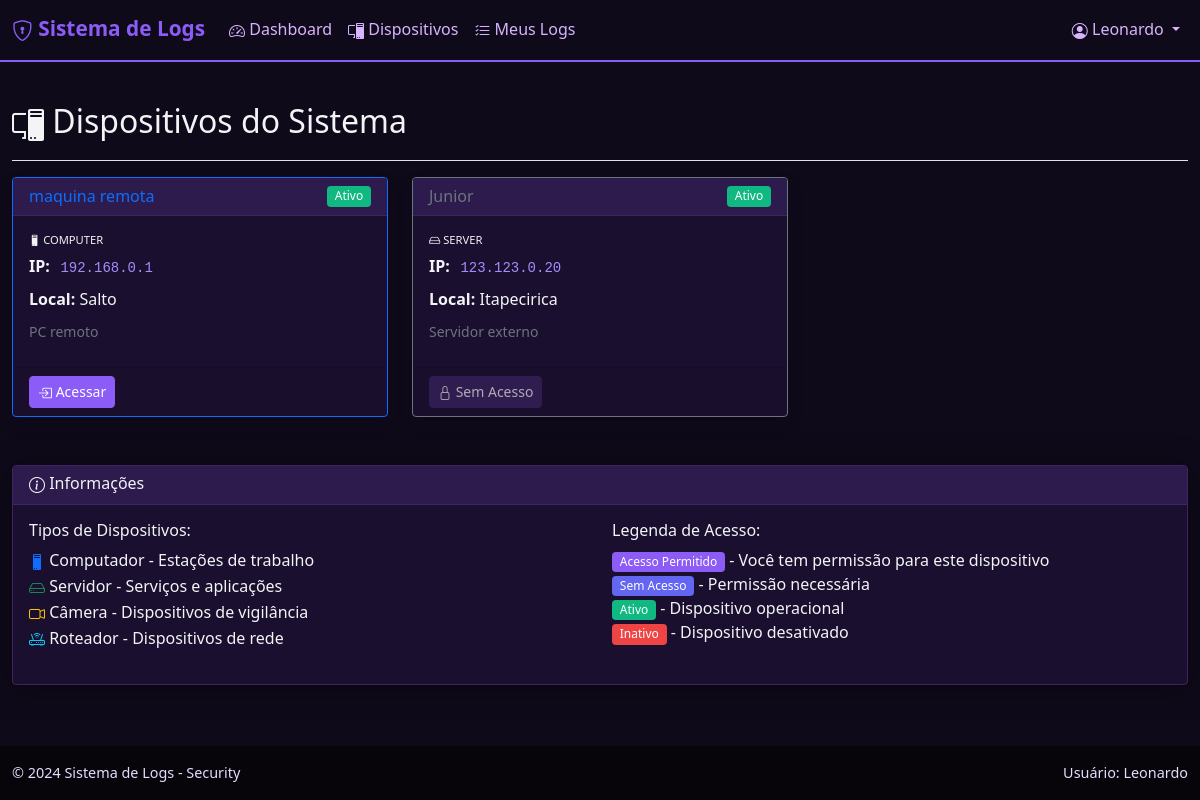
The app's page /devices (signed in) with its own data.
### models.py (models this page shows)
class User(UserMixin, db.Model):
    id = db.Column(db.Integer, primary_key=True)
    username = db.Column(db.String(80), unique=True, nullable=False)
    email = db.Column(db.String(120), unique=True, nullable=False)
    password_hash = db.Column(db.String(255), nullable=False)
    role = db.Column(db.Enum(UserRole), default=UserRole.USER)
    created_at = db.Column(db.DateTime, default=get_brasilia_now)
    is_active = db.Column(db.Boolean, default=True)  # Usuário ativo ou desativado?
    user_permissions = db.relationship('UserPermission', backref='user', lazy=True, cascade='all, delete-orphan', foreign_keys='UserPermission.user_id')
    permissions_granted = db.relationship('UserPermission', backref='granted_by_user', lazy=True, foreign_keys='UserPermission.granted_by')
    logs = db.relationship('AccessLog', backref='user', lazy=True, cascade='all, delete-orphan')

class Device(db.Model):
    id = db.Column(db.Integer, primary_key=True)
    name = db.Column(db.String(100), nullable=False)
    ip_address = db.Column(db.String(45), nullable=False)  # IPv4 ou IPv6
    device_type = db.Column(db.Enum(DeviceType), nullable=False)
    description = db.Column(db.Text)  # Descrição livre do dispositivo
    location = db.Column(db.String(200))  # Localização física
    is_active = db.Column(db.Boolean, default=True)  # Dispositivo ativo ou inativo?
    created_at = db.Column(db.DateTime, default=get_brasilia_now)
    user_permissions = db.relationship('UserPermission', backref='device', lazy=True, cascade='all, delete-orphan')
    logs = db.relationship('AccessLog', backref='device', lazy=True, cascade='all, delete-orphan')

### blueprints/devices.py (the view)
@devices_bp.route('/devices')
@login_required
def devices():
    devices_list = Device.query.all()
    user_permissions = UserPermission.query.filter_by(user_id=current_user.id).all()
    permitted_devices = [perm.device_id for perm in user_permissions]
    return render_template('devices.html',
                         devices=devices_list,
                         permitted_devices=permitted_devices,
                         DeviceType=DeviceType)

### templates/devices.html (shortened to what this page needs)
{% extends "base.html" %}
{% block content %}
<div class="d-flex justify-content-between flex-wrap flex-md-nowrap align-items-center pt-3 pb-2 mb-3 border-bottom">
    <h1 class="h2"><i class="bi bi-pc-display"></i> Dispositivos do Sistema</h1>
</div>
<div class="row">
    {% for device in devices %}
    <div class="col-xl-4 col-md-6 mb-4">
        <div class="card border-{% if device.id in permitted_devices or current_user.role.value == 'admin' %}primary{% else %}secondary{% endif %} shadow h-100">
            <div class="card-header d-flex justify-content-between align-items-center">
                <h6 class="m-0 font-weight-bold text-{% if device.id in permitted_devices or current_user.role.value == 'admin' %}primary{% else %}secondary{% endif %}">
                    {{ device.name }}
                </h6>
                <span class="badge bg-{{ 'success' if device.is_active else 'danger' }}">
                    {{ 'Ativo' if device.is_active else 'Inativo' }}
                </span>
            </div>
            <div class="card-body">
                <div class="row no-gutters align-items-center">
                    <div class="col mr-2">
                        <div class="text-xs font-weight-bold text-uppercase mb-1">
                            <i class="bi bi-{% if device.device_type.value == 'server' %}hdd{% elif device.device_type.value == 'camera' %}camera-video{% else %}pc{% endif %}"></i>
                            {{ device.device_type.value|title }}
                        </div>
                        <div class="mb-2">
                            <strong>IP:</strong> <code>{{ device.ip_address }}</code>
                        </div>
                        {% if device.location %}
                        <div class="mb-2">
                            <strong>Local:</strong> {{ device.location }}
                        </div>
                        {% endif %}
                        {% if device.description %}
                        <div class="mb-2">
                            <small class="text-muted">{{ device.description }}</small>
                        </div>
                        {% endif %}
                    </div>
                </div>
            </div>
            <div class="card-footer">
                {% if device.id in permitted_devices or current_user.role.value == 'admin' %}
                <a href="{{ url_for('devices.access_device', device_id=device.id) }}"
                   class="btn btn-primary btn-sm">
                    <i class="bi bi-box-arrow-in-right"></i> Acessar
                </a>
                {% else %}
                <button class="btn btn-secondary btn-sm" disabled title="Sem permissão de acesso">
                    <i class="bi bi-lock"></i> Sem Acesso
                </button>
                {% endif %}
            </div>
        </div>
    </div>
    {% endfor %}
</div>
<div class="row mt-4">
    <div class="col-12">
        <div class="card">
            <div class="card-header">
                <h6 class="mb-0"><i class="bi bi-info-circle"></i> Informações</h6>
            </div>
            <div class="card-body">
                <div class="row">
                    <div class="col-md-6">
                        <h6>Tipos de Dispositivos:</h6>
                        <ul class="list-unstyled">
                            <li><i class="bi bi-pc text-primary"></i> Computador - Estações de trabalho</li>
                            <li><i class="bi bi-hdd text-success"></i> Servidor - Serviços e aplicações</li>
                            <li><i class="bi bi-camera-video text-warning"></i> Câmera - Dispositivos de vigilância</li>
                            <li><i class="bi bi-router text-info"></i> Roteador - Dispositivos de rede</li>
                        </ul>
                    </div>
                    <div class="col-md-6">
                        <h6>Legenda de Acesso:</h6>
                        <p>
                            <span class="badge bg-primary">Acesso Permitido</span> - Você tem permissão para este dispositivo<br>
                            <span class="badge bg-secondary">Sem Acesso</span> - Permissão necessária<br>
                            <span class="badge bg-success">Ativo</span> - Dispositivo operacional<br>
                            <span class="badge bg-danger">Inativo</span> - Dispositivo desativado
                        </p>
                    </div>
                </div>
            </div>
        </div>
    </div>
</div>
{% endblock %}

### templates/base.html (shortened to what this page needs)
<!DOCTYPE html>
<html lang="pt-BR">
<head>
    <link href="https://cdn.jsdelivr.net/npm/bootstrap@5.1.3/dist/css/bootstrap.min.css" rel="stylesheet">
    <link rel="stylesheet" href="https://cdn.jsdelivr.net/npm/bootstrap-icons@1.8.1/font/bootstrap-icons.css">
    <link href="{{ url_for('static', filename='css/style.css') }}" rel="stylesheet">
</head>
<body>
    <nav class="navbar navbar-expand-lg navbar-dark bg-dark">
        <div class="container-fluid">
            <a class="navbar-brand" href="{{ url_for('main.dashboard') }}">
                <i class="bi bi-shield-lock"></i> Sistema de Logs
            </a>
            <div class="collapse navbar-collapse" id="navbarNav">
                <ul class="navbar-nav me-auto">
                    {% if current_user.is_authenticated %}
                        <li class="nav-item">
                            <a class="nav-link" href="{{ url_for('main.dashboard') }}">
                                <i class="bi bi-speedometer2"></i> Dashboard
                            </a>
                        </li>
                        <li class="nav-item">
                            <a class="nav-link" href="{{ url_for('devices.devices') }}">
                                <i class="bi bi-pc-display"></i> Dispositivos
                            </a>
                        </li>
                        <li class="nav-item">
                            <a class="nav-link" href="{{ url_for('logs.logs') }}">
                                <i class="bi bi-list-check"></i> Meus Logs
                            </a>
                        </li>
                    {% endif %}
                </ul>
                <ul class="navbar-nav">
                    {% if current_user.is_authenticated %}
                    <li class="nav-item dropdown">
                        <a class="nav-link dropdown-toggle" href="#" id="userDropdown" role="button" data-bs-toggle="dropdown">
                            <i class="bi bi-person-circle"></i> {{ current_user.username }}
                        </a>
                    </li>
                    {% else %}
                    <li class="nav-item">
                        <a class="nav-link" href="{{ url_for('auth.login') }}">Login</a>
                    </li>
                    {% endif %}
                </ul>
            </div>
        </div>
    </nav>
    <div class="container-fluid mt-4">
        {% block content %}{% endblock %}
    </div>
    <footer class="bg-dark text-light mt-5 py-3">
        <div class="container-fluid">
            <div class="row">
                <div class="col-md-6">
                    <p class="mb-0">&copy; 2024 Sistema de Logs - Security</p>
                </div>
                <div class="col-md-6 text-end">
                    <p class="mb-0">Usuário: {{ current_user.username if current_user.is_authenticated else 'Não logado' }}</p>
                </div>
            </div>
        </div>
    </footer>
</body>
</html>

### static/css/style.css (style rules this page uses)
:root { --primary-color: #1a0f2e; --secondary-color: #2d1b4e; --accent-color: #8b5cf6; --success-color: #10b981; --warning-color: #f59e0b; --danger-color: #ef4444; --light-color: #f3f4f6; --dark-color: #1a0f2e; }
body { background-color: #0f0a1a; font-family: 'Segoe UI', Tahoma, Geneva, Verdana, sans-serif; color: #f3f4f6; }
.card { box-shadow: 0 0.15rem 1.75rem 0 rgba(0, 0, 0, 0.5); border: 1px solid #3d2563; background-color: #1a0f2e; color: #f3f4f6; }
.card-header { background-color: #2d1b4e; border-bottom: 1px solid #3d2563; color: #f3f4f6; }
.navbar-brand { font-weight: 600; }
.navbar-dark .navbar-nav .nav-link { color: rgba(255, 255, 255, 0.9); }
.badge { font-weight: 500; }
.btn { font-weight: 500; border-radius: 0.35rem; }
.btn-sm { border-radius: 0.25rem; }
html, body { height: 100%; }
body { display: flex; flex-direction: column; }
.container-fluid { flex: 1; }
code { background-color: #1a0f2e; padding: 0.2rem 0.4rem; border-radius: 0.25rem; font-size: 0.875em; color: #a78bfa; }
.text-xs { font-size: 0.7rem; }
.bi { vertical-align: -0.125em; }
footer.bg-dark.text-light, .site-footer, footer { background-color: #07040a !important; color: #e6ddff !important; padding: 1rem 0; border-top: 1px solid rgba(139,92,246,0.06); }
footer.bg-dark.text-light p, .site-footer p, footer p { margin: 0; color: #e6ddff !important; font-size: 0.9rem; }
.navbar-dark { background-color: #0f0a1a !important; border-bottom: 2px solid #8b5cf6; }
.navbar-dark .navbar-brand { color: #8b5cf6 !important; font-weight: 700; font-size: 1.3rem; }
.navbar-dark .nav-link { color: #d8b4fe !important; transition: color 0.2s ease; }
.btn-primary { background-color: #8b5cf6 !important; border-color: #8b5cf6 !important; }
.btn-secondary { background-color: #3d2563 !important; border-color: #3d2563 !important; }
.badge.bg-primary { background-color: #8b5cf6 !important; }
.badge.bg-success { background-color: #10b981 !important; }
.badge.bg-danger { background-color: #ef4444 !important; }
.badge.bg-secondary { background-color: #6366f1 !important; }

### records on screen
User: username "Leonardo", is_active+username "Leonardo"
Device: name "maquina remota", is_active "Ativo", device_type.value "COMPUTER", ip_address "192.168.0.1", location "Salto", description "PC remoto"
Device: name "Junior", is_active "Ativo", device_type.value "SERVER", ip_address "123.123.0.20", location "Itapecirica", description "Servidor externo", shows "Sem Acesso"
